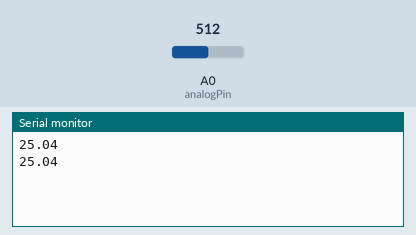
Simulated run of this sketch. Board: Arduino Uno, built with avr-gcc and run on an emulated ATmega328P. Shown: the last lines printed to the serial monitor. The test bench sets the inputs (shaded band); at power-on: A0 (analogPin) = 512.

Above: at 1.3 s.
1.4 s: A0 (analogPin) set to 716
At 2.0 s:
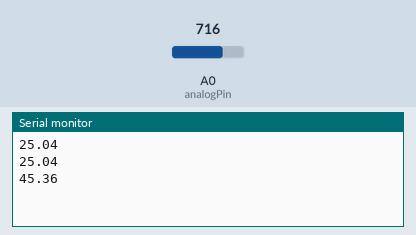
2.9 s: A0 (analogPin) set to 900
At 2.91 s:
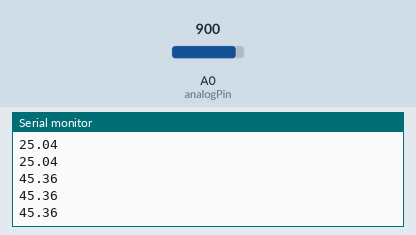
Timing chart, 0 to 5.9 s (numbered marks = the images above; inputs shaded):
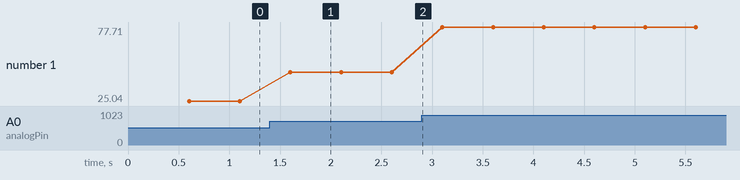

The sketch:

A3.ino
```cpp
const int analogPin = A0;             // Analog pin connected to the voltage divider
const int seriesResistor = 10000;     // 10kΩ resistor
const int thermistorNominal = 10000;  // Resistance at 25 degrees C (10kΩ)
const int tempNominal = 25;           // Nominal temperature (25 degrees C)
const int betaCoefficient = 3950;     // Beta coefficient of the thermistor
const int numSamples = 10;             // Reduced number of samples for averaging
const unsigned long interval = 500;   // Interval between readings in milliseconds

unsigned long previousMillis = 0;

void setup() {
  Serial.begin(115200); // Initialize serial communication
}

void loop() {
  unsigned long currentMillis = millis();

  if (currentMillis - previousMillis >= interval) {
    previousMillis = currentMillis;

    uint16_t total = 0;

    // Read analog samples for averaging
    for (int i = 0; i < numSamples; i++) {
      total += analogRead(analogPin);
      delay(10); // Small delay between samples
    }

    // Calculate the average
    float average = total / numSamples;

    // Convert the analog value to resistance
    float voltage = average * (5.0 / 1023.0);
    float resistance = (5.0 - voltage) * seriesResistor / voltage;

    // Calculate temperature using the Beta equation
    float steinhart;
    steinhart = resistance / thermistorNominal;     // (R/Ro)
    steinhart = log(steinhart);                     // ln(R/Ro)
    steinhart /= betaCoefficient;                   // 1/B * ln(R/Ro)
    steinhart += 1.0 / (tempNominal + 273.15);      // + (1/To)
    steinhart = 1.0 / steinhart;                    // Invert
    steinhart -= 273.15;                            // Convert to Celsius

    // Send temperature data via Serial
    Serial.println(steinhart);
  }
}
```

Measured:
- after the input at 1.4 s, the serial monitor: prints a new line after 0.20 s (image 1)
- plotted number 1: 25.04 → 45.36 after the input at 1.4 s, 45.36 → 77.71 after the input at 2.9 s
